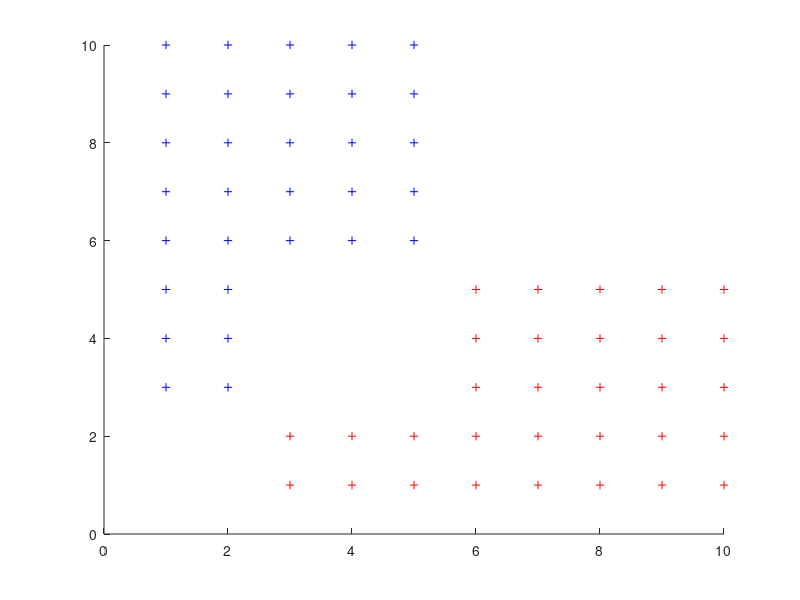

Here is the MATLAB script that generated this plot:
%grid problem


n1=eps(0);
for Gx=1:10;
    for Gy=1:10;
        S=(Gy/4)*n1-(Gx/4)*n1;
        Cod=[Gx,Gy];
        axis([0 10 0 10]);
        hold on;
        if S<0
            plot(Gx,Gy,'r+');
        else if S>0
             plot(Gx,Gy,'b+');
           
            else
                 %disp('IMSC');
            end
        
           
            
            
        end
    end
end
